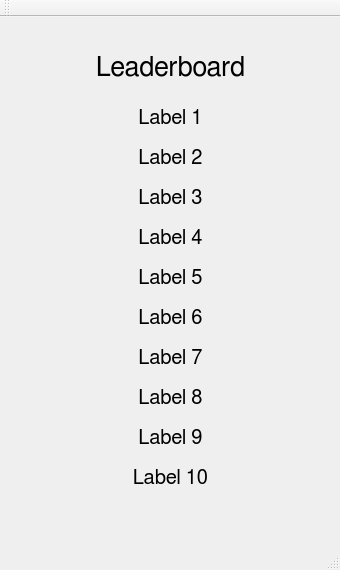
<?xml version="1.0" encoding="UTF-8"?>
<ui version="4.0">
 <class>HighscoreWindow</class>
 <widget class="QMainWindow" name="HighscoreWindow">
  <property name="geometry">
   <rect>
    <x>0</x>
    <y>0</y>
    <width>340</width>
    <height>570</height>
   </rect>
  </property>
  <property name="windowTitle">
   <string>HighscoreWindow</string>
  </property>
  <property name="styleSheet">
   <string notr="true"/>
  </property>
  <widget class="QWidget" name="centralWidget">
   <widget class="QLabel" name="title">
    <property name="geometry">
     <rect>
      <x>30</x>
      <y>30</y>
      <width>281</width>
      <height>41</height>
     </rect>
    </property>
    <property name="font">
     <font>
      <family>FreeSans</family>
      <pointsize>20</pointsize>
      <weight>50</weight>
      <bold>false</bold>
     </font>
    </property>
    <property name="text">
     <string>Leaderboard</string>
    </property>
    <property name="alignment">
     <set>Qt::AlignCenter</set>
    </property>
   </widget>
   <widget class="QLabel" name="label_1">
    <property name="enabled">
     <bool>true</bool>
    </property>
    <property name="geometry">
     <rect>
      <x>30</x>
      <y>90</y>
      <width>281</width>
      <height>21</height>
     </rect>
    </property>
    <property name="font">
     <font>
      <family>FreeSans</family>
      <pointsize>15</pointsize>
     </font>
    </property>
    <property name="text">
     <string>Label 1</string>
    </property>
    <property name="alignment">
     <set>Qt::AlignCenter</set>
    </property>
   </widget>
   <widget class="QLabel" name="label_2">
    <property name="enabled">
     <bool>true</bool>
    </property>
    <property name="geometry">
     <rect>
      <x>30</x>
      <y>130</y>
      <width>281</width>
      <height>21</height>
     </rect>
    </property>
    <property name="font">
     <font>
      <family>FreeSans</family>
      <pointsize>15</pointsize>
     </font>
    </property>
    <property name="text">
     <string>Label 2</string>
    </property>
    <property name="alignment">
     <set>Qt::AlignCenter</set>
    </property>
   </widget>
   <widget class="QLabel" name="label_4">
    <property name="enabled">
     <bool>true</bool>
    </property>
    <property name="geometry">
     <rect>
      <x>30</x>
      <y>210</y>
      <width>281</width>
      <height>21</height>
     </rect>
    </property>
    <property name="font">
     <font>
      <family>FreeSans</family>
      <pointsize>15</pointsize>
     </font>
    </property>
    <property name="text">
     <string>Label 4</string>
    </property>
    <property name="alignment">
     <set>Qt::AlignCenter</set>
    </property>
   </widget>
   <widget class="QLabel" name="label_3">
    <property name="enabled">
     <bool>true</bool>
    </property>
    <property name="geometry">
     <rect>
      <x>30</x>
      <y>170</y>
      <width>281</width>
      <height>21</height>
     </rect>
    </property>
    <property name="font">
     <font>
      <family>FreeSans</family>
      <pointsize>15</pointsize>
     </font>
    </property>
    <property name="text">
     <string>Label 3</string>
    </property>
    <property name="alignment">
     <set>Qt::AlignCenter</set>
    </property>
   </widget>
   <widget class="QLabel" name="label_7">
    <property name="enabled">
     <bool>true</bool>
    </property>
    <property name="geometry">
     <rect>
      <x>30</x>
      <y>330</y>
      <width>281</width>
      <height>21</height>
     </rect>
    </property>
    <property name="font">
     <font>
      <family>FreeSans</family>
      <pointsize>15</pointsize>
     </font>
    </property>
    <property name="text">
     <string>Label 7</string>
    </property>
    <property name="alignment">
     <set>Qt::AlignCenter</set>
    </property>
   </widget>
   <widget class="QLabel" name="label_8">
    <property name="enabled">
     <bool>true</bool>
    </property>
    <property name="geometry">
     <rect>
      <x>30</x>
      <y>370</y>
      <width>281</width>
      <height>21</height>
     </rect>
    </property>
    <property name="font">
     <font>
      <family>FreeSans</family>
      <pointsize>15</pointsize>
     </font>
    </property>
    <property name="text">
     <string>Label 8</string>
    </property>
    <property name="alignment">
     <set>Qt::AlignCenter</set>
    </property>
   </widget>
   <widget class="QLabel" name="label_6">
    <property name="enabled">
     <bool>true</bool>
    </property>
    <property name="geometry">
     <rect>
      <x>30</x>
      <y>290</y>
      <width>281</width>
      <height>21</height>
     </rect>
    </property>
    <property name="font">
     <font>
      <family>FreeSans</family>
      <pointsize>15</pointsize>
     </font>
    </property>
    <property name="text">
     <string>Label 6</string>
    </property>
    <property name="alignment">
     <set>Qt::AlignCenter</set>
    </property>
   </widget>
   <widget class="QLabel" name="label_5">
    <property name="enabled">
     <bool>true</bool>
    </property>
    <property name="geometry">
     <rect>
      <x>30</x>
      <y>250</y>
      <width>281</width>
      <height>21</height>
     </rect>
    </property>
    <property name="font">
     <font>
      <family>FreeSans</family>
      <pointsize>15</pointsize>
     </font>
    </property>
    <property name="text">
     <string>Label 5</string>
    </property>
    <property name="alignment">
     <set>Qt::AlignCenter</set>
    </property>
   </widget>
   <widget class="QLabel" name="label_9">
    <property name="enabled">
     <bool>true</bool>
    </property>
    <property name="geometry">
     <rect>
      <x>30</x>
      <y>410</y>
      <width>281</width>
      <height>21</height>
     </rect>
    </property>
    <property name="font">
     <font>
      <family>FreeSans</family>
      <pointsize>15</pointsize>
     </font>
    </property>
    <property name="text">
     <string>Label 9</string>
    </property>
    <property name="alignment">
     <set>Qt::AlignCenter</set>
    </property>
   </widget>
   <widget class="QLabel" name="label_10">
    <property name="enabled">
     <bool>true</bool>
    </property>
    <property name="geometry">
     <rect>
      <x>30</x>
      <y>450</y>
      <width>281</width>
      <height>21</height>
     </rect>
    </property>
    <property name="font">
     <font>
      <family>FreeSans</family>
      <pointsize>15</pointsize>
     </font>
    </property>
    <property name="text">
     <string>Label 10</string>
    </property>
    <property name="alignment">
     <set>Qt::AlignCenter</set>
    </property>
   </widget>
  </widget>
  <widget class="QMenuBar" name="menuBar">
   <property name="geometry">
    <rect>
     <x>0</x>
     <y>0</y>
     <width>340</width>
     <height>22</height>
    </rect>
   </property>
  </widget>
  <widget class="QToolBar" name="mainToolBar">
   <attribute name="toolBarArea">
    <enum>TopToolBarArea</enum>
   </attribute>
   <attribute name="toolBarBreak">
    <bool>false</bool>
   </attribute>
  </widget>
  <widget class="QStatusBar" name="statusBar"/>
 </widget>
 <layoutdefault spacing="6" margin="11"/>
 <resources/>
 <connections/>
</ui>
